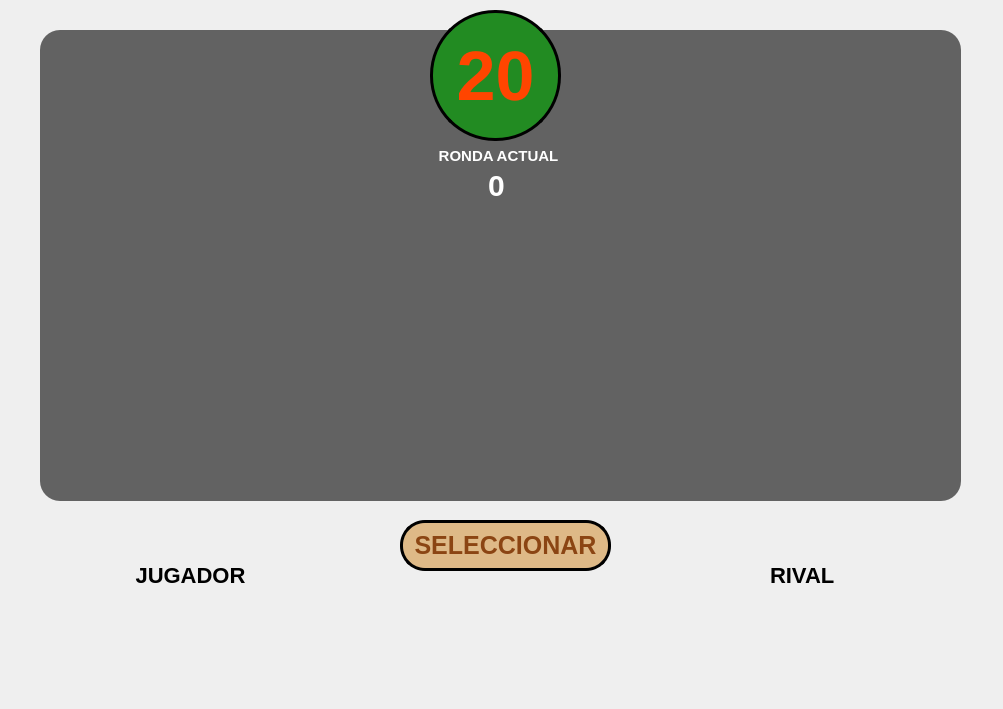
<?xml version="1.0" encoding="UTF-8"?>
<ui version="4.0">
 <class>MainWindow</class>
 <widget class="QMainWindow" name="MainWindow">
  <property name="geometry">
   <rect>
    <x>0</x>
    <y>0</y>
    <width>1003</width>
    <height>709</height>
   </rect>
  </property>
  <property name="windowTitle">
   <string>MainWindow</string>
  </property>
  <widget class="QWidget" name="centralwidget">
   <widget class="QLabel" name="label">
    <property name="geometry">
     <rect>
      <x>0</x>
      <y>0</y>
      <width>1003</width>
      <height>709</height>
     </rect>
    </property>
    <property name="text">
     <string/>
    </property>
    <property name="pixmap">
     <pixmap>../sprites/background/dojo3.png</pixmap>
    </property>
    <property name="scaledContents">
     <bool>true</bool>
    </property>
   </widget>
   <widget class="QLabel" name="label_2">
    <property name="geometry">
     <rect>
      <x>30</x>
      <y>30</y>
      <width>951</width>
      <height>681</height>
     </rect>
    </property>
    <property name="text">
     <string/>
    </property>
    <property name="pixmap">
     <pixmap>../sprites/background/table.png</pixmap>
    </property>
    <property name="scaledContents">
     <bool>true</bool>
    </property>
   </widget>
   <widget class="QLabel" name="label_3">
    <property name="geometry">
     <rect>
      <x>40</x>
      <y>30</y>
      <width>921</width>
      <height>471</height>
     </rect>
    </property>
    <property name="autoFillBackground">
     <bool>false</bool>
    </property>
    <property name="styleSheet">
     <string notr="true">background-color:midnightblue; background-color: rgba(0, 0, 0,150);border-radius: 20px</string>
    </property>
    <property name="text">
     <string/>
    </property>
   </widget>
   <widget class="QLabel" name="label_oponente">
    <property name="geometry">
     <rect>
      <x>770</x>
      <y>530</y>
      <width>141</width>
      <height>91</height>
     </rect>
    </property>
    <property name="autoFillBackground">
     <bool>false</bool>
    </property>
    <property name="styleSheet">
     <string notr="true">color:black; font: bold; font-size:22px</string>
    </property>
    <property name="text">
     <string>RIVAL</string>
    </property>
    <property name="alignment">
     <set>Qt::AlignLeading|Qt::AlignLeft|Qt::AlignVCenter</set>
    </property>
   </widget>
   <widget class="QLabel" name="label_jugador">
    <property name="geometry">
     <rect>
      <x>120</x>
      <y>530</y>
      <width>141</width>
      <height>91</height>
     </rect>
    </property>
    <property name="autoFillBackground">
     <bool>false</bool>
    </property>
    <property name="styleSheet">
     <string notr="true">color:black; font: bold; font-size:22px</string>
    </property>
    <property name="text">
     <string>JUGADOR</string>
    </property>
    <property name="alignment">
     <set>Qt::AlignCenter</set>
    </property>
   </widget>
   <widget class="QLabel" name="carta_1_oponente">
    <property name="geometry">
     <rect>
      <x>670</x>
      <y>600</y>
      <width>51</width>
      <height>71</height>
     </rect>
    </property>
    <property name="text">
     <string/>
    </property>
    <property name="pixmap">
     <pixmap>../sprites/cartas/back.png</pixmap>
    </property>
    <property name="scaledContents">
     <bool>true</bool>
    </property>
   </widget>
   <widget class="QLabel" name="carta_5_oponente">
    <property name="geometry">
     <rect>
      <x>870</x>
      <y>600</y>
      <width>51</width>
      <height>71</height>
     </rect>
    </property>
    <property name="text">
     <string/>
    </property>
    <property name="pixmap">
     <pixmap>../sprites/cartas/back.png</pixmap>
    </property>
    <property name="scaledContents">
     <bool>true</bool>
    </property>
   </widget>
   <widget class="QLabel" name="carta_4_oponente">
    <property name="geometry">
     <rect>
      <x>820</x>
      <y>600</y>
      <width>51</width>
      <height>71</height>
     </rect>
    </property>
    <property name="text">
     <string/>
    </property>
    <property name="pixmap">
     <pixmap>../sprites/cartas/back.png</pixmap>
    </property>
    <property name="scaledContents">
     <bool>true</bool>
    </property>
   </widget>
   <widget class="QLabel" name="carta_3_oponente">
    <property name="geometry">
     <rect>
      <x>770</x>
      <y>600</y>
      <width>51</width>
      <height>71</height>
     </rect>
    </property>
    <property name="text">
     <string/>
    </property>
    <property name="pixmap">
     <pixmap>../sprites/cartas/back.png</pixmap>
    </property>
    <property name="scaledContents">
     <bool>true</bool>
    </property>
   </widget>
   <widget class="QLabel" name="carta_2_oponente">
    <property name="geometry">
     <rect>
      <x>720</x>
      <y>600</y>
      <width>51</width>
      <height>71</height>
     </rect>
    </property>
    <property name="text">
     <string/>
    </property>
    <property name="pixmap">
     <pixmap>../sprites/cartas/back.png</pixmap>
    </property>
    <property name="scaledContents">
     <bool>true</bool>
    </property>
   </widget>
   <widget class="QPushButton" name="boton_seleccionar">
    <property name="geometry">
     <rect>
      <x>400</x>
      <y>520</y>
      <width>211</width>
      <height>51</height>
     </rect>
    </property>
    <property name="styleSheet">
     <string notr="true">background-color:rgb(222, 185, 135); color: saddlebrown; font: bold; font-size: 25px;border-radius: 25px;border: 3px solid black;</string>
    </property>
    <property name="text">
     <string>SELECCIONAR</string>
    </property>
   </widget>
   <widget class="QLabel" name="label_tiempo_ronda">
    <property name="geometry">
     <rect>
      <x>430</x>
      <y>10</y>
      <width>131</width>
      <height>131</height>
     </rect>
    </property>
    <property name="autoFillBackground">
     <bool>false</bool>
    </property>
    <property name="styleSheet">
     <string notr="true">background-color:forestgreen; color: orangered; font: bold; font-size: 70px;border-radius: 65px;border: 3px solid black;</string>
    </property>
    <property name="text">
     <string>20</string>
    </property>
    <property name="alignment">
     <set>Qt::AlignCenter</set>
    </property>
   </widget>
   <widget class="QLabel" name="label_carta_jugador">
    <property name="geometry">
     <rect>
      <x>160</x>
      <y>170</y>
      <width>221</width>
      <height>321</height>
     </rect>
    </property>
    <property name="text">
     <string/>
    </property>
    <property name="pixmap">
     <pixmap>../sprites/cartas/back.png</pixmap>
    </property>
    <property name="scaledContents">
     <bool>true</bool>
    </property>
   </widget>
   <widget class="QLabel" name="label_carta_oponente">
    <property name="geometry">
     <rect>
      <x>610</x>
      <y>170</y>
      <width>221</width>
      <height>321</height>
     </rect>
    </property>
    <property name="text">
     <string/>
    </property>
    <property name="pixmap">
     <pixmap>../sprites/cartas/back.png</pixmap>
    </property>
    <property name="scaledContents">
     <bool>true</bool>
    </property>
   </widget>
   <widget class="QLabel" name="label_ronda_actual">
    <property name="geometry">
     <rect>
      <x>440</x>
      <y>170</y>
      <width>121</width>
      <height>31</height>
     </rect>
    </property>
    <property name="autoFillBackground">
     <bool>false</bool>
    </property>
    <property name="styleSheet">
     <string notr="true">color: white; font-size:30px; font: bold</string>
    </property>
    <property name="text">
     <string>0 </string>
    </property>
    <property name="alignment">
     <set>Qt::AlignCenter</set>
    </property>
   </widget>
   <widget class="QLabel" name="label_4">
    <property name="geometry">
     <rect>
      <x>375</x>
      <y>140</y>
      <width>251</width>
      <height>31</height>
     </rect>
    </property>
    <property name="autoFillBackground">
     <bool>false</bool>
    </property>
    <property name="styleSheet">
     <string notr="true">color: white; font-size:15px; font: bold</string>
    </property>
    <property name="text">
     <string>RONDA ACTUAL </string>
    </property>
    <property name="alignment">
     <set>Qt::AlignCenter</set>
    </property>
   </widget>
  </widget>
 </widget>
 <resources/>
 <connections/>
</ui>
